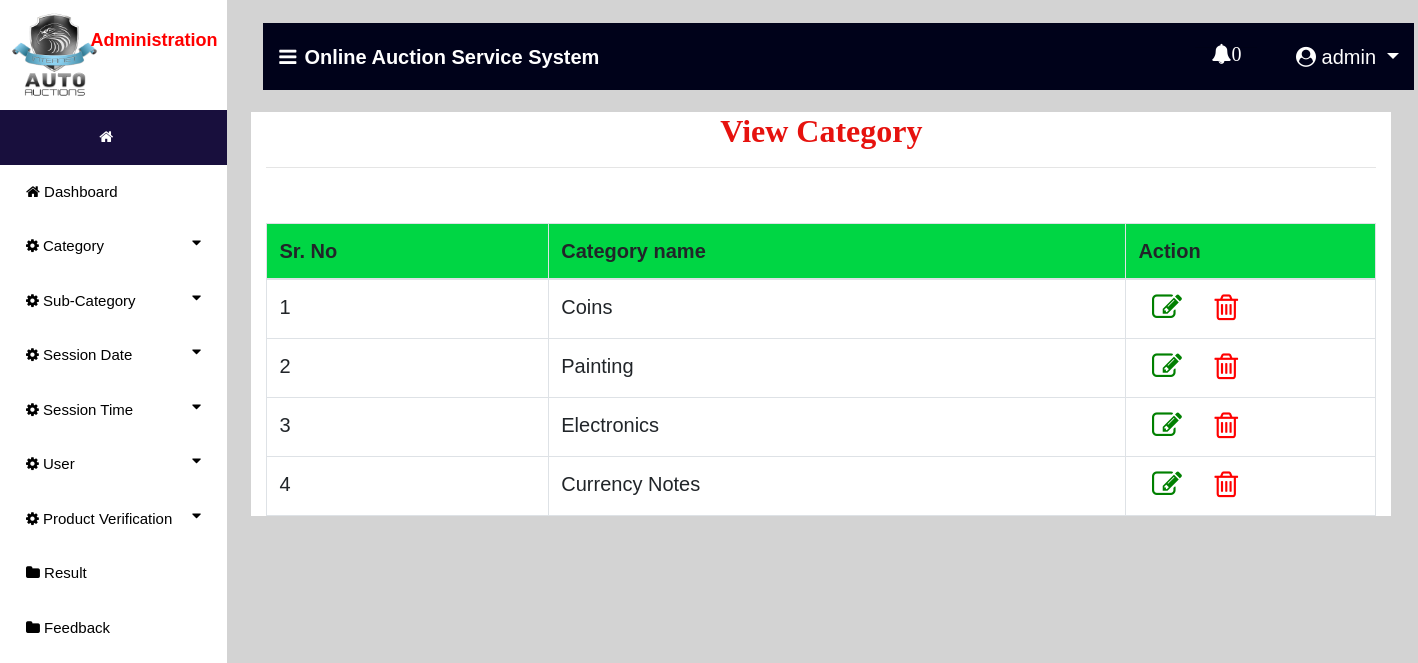
The page /view_category (signed in) on the database its author committed.
### auction/models.py (models this page shows, shortened)
class Category(models.Model):
    name = models.CharField(max_length=100,null=True)

### auction/views.py (the view)
# urls.py: path('view_category', view_category, name='view_category'),
def view_category(request):
    if not request.user.is_staff:
        return redirect('login_user')
    new2 = new()
    count = 0
    if new2:
        count += 1
    user1 = User.objects.get(id=request.user.id)
    pro = ""
    try:
        pro = Bidder.objects.get(user=user1)
        if pro:
            error = "pat"
    except:
        pro = Auction_User.objects.get(user=user1)
    cat = Category.objects.all()
    d = {'error':error,'pro':pro,'data':pro,'cat':cat,'count':count,'new2':new2}
    return render(request,'view_category.html',d)

### auction/views.py (called while the page is built)
def new():
    status = Status.objects.get(status="pending")
    new_pro = Product.objects.filter(status=status)
    return new_pro

### auction/templates/view_category.html (shortened to what this page needs)
{% extends 'navigation3.html' %}
{% block body1 %}
 <div class="container" style="background:white">
<center><h2 style = "font-family : 'Monotype Corsiva' ; color : #E6120E ; font-weight : bold;margin-top:2%">View Category</h2></center><hr>
<table class="table table-bordered" id="myTable">
  <thead>
  <tr>
    <th>Sr. No</th>
    <th>Category name</th>
    <th style="width:250px">Action</th>
  </tr>
  </thead>
   <tbody>
{% for i in cat %}
  <tr>
      <td>{{forloop.counter}}</td>
    <td>{{i.name}}</td>
      <td><a href="{% url 'edit_category' i.id %}"> <i style="font-size:30px;color:green;margin-left:6%" class="fa fa-edit"></i></a>
          <a href="{% url 'delete_category' i.id %}">  <i style="font-size:30px;color:red;margin-left:12%" class="fa fa-trash-o" onclick="return confirm('Are you sure?')"></i></a></td>
  </tr>
   {% endfor %}
    </tbody>
</table>
 </div>
{% endblock %}

### auction/templates/navigation3.html (shortened to what this page needs)
{% extends 'navigation2.html' %}
{% block body %}
<nav class="navbar navbar-expand-lg navbar-light" style="margin-left:2%;margin-top:2%;width:99%;background-color:#00021a">
  <a class="navbar-brand" href="#" style="color:white;font-weight:bold"><i class="fa fa-bars" style="margin-right:8px"></i>Online Auction Service System</a>
  {% if request.user.is_staff %}
     <div class="collapse navbar-collapse nav justify-content-end" id="navbarNavDropdown">
      <li class="nav-item dropdown" style="margin-right:3%;color:white;margin-left:600px">
        <a class="nav-link dropdown" style="margin-left:5%;color:white" href="#" id="navbarDropdown" role="button" data-toggle="dropdown" aria-haspopup="true">
          <i class="fa fa-bell" style="top:0;padding-bottom:10px">{{count}}</i>
        </a>
        <hr>
      </li>
  </div>
     {% endif %}
  <div class="collapse navbar-collapse nav justify-content-end" id="navbarNavDropdown">
      <li class="nav-item dropdown" style="margin-right:3%;color:white">
        <a class="nav-link dropdown-toggle" style="color:white;margin-left:5%" href="#" id="navbarDropdown" role="button" data-toggle="dropdown" aria-haspopup="true" aria-expanded="false">
          <i class="fa fa-user-circle"></i> {{request.user.username}}
        </a>
      </li>
  </div>
 </nav>
{% block body1 %}
{% endblock %}
{% endblock %}

### auction/templates/navigation2.html (style rules this page uses)
thead { background:#00d644; }
body { font-family: "Lato", sans-serif; }
body { margin:0;font-family:Arial }
.dropdown { float:right; }

### rows shown on the page
Category: name "Coins"
Category: name "Painting"
Category: name "Electronics"
Category: name "Currency Notes"

### other values the page prints
{{ count }} "0"
{{ request.user.username }} "admin"
